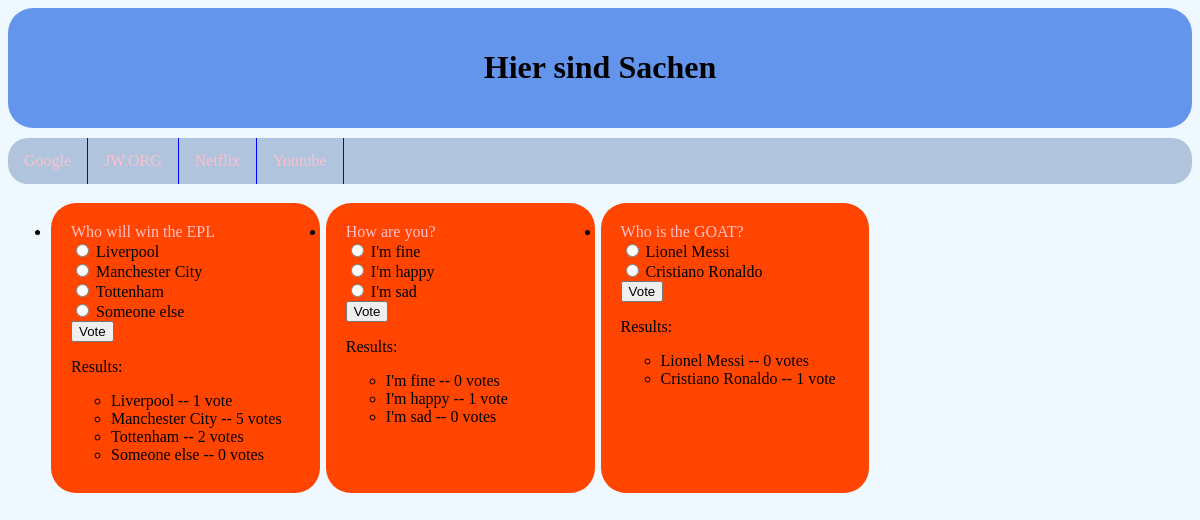
Screenshot of /polls/ with the database file from the repository.
### polls/models.py (models this page shows, shortened)
class Question(models.Model):
    question_text = models.CharField(max_length=200)
    pub_date = models.DateTimeField('date published')
    def was_published_recently(self):
        now = timezone.now()
        return now - datetime.timedelta(days=1) <= self.pub_date <= now
    was_published_recently.admin_order_field = 'pub_date'
    was_published_recently.boolean = True
    was_published_recently.short_description = 'Published recently?'

class Choice(models.Model):
    question = models.ForeignKey(Question, on_delete=models.CASCADE)
    choice_text = models.CharField(max_length=200)
    votes = models.IntegerField(default=0)

### polls/views.py (the view)
# urls.py: path('', views.IndexView.as_view(), name='index'),
class IndexView(generic.ListView):
    template_name = 'polls/index.html'
    context_object_name = 'latest_question_list'
    def get_queryset(self):
        return Question.objects.filter(
            pub_date__lte=timezone.now()
        ).order_by('-pub_date')[:5]

### polls/templates/polls/index.html (shortened to what this page needs)
{% load static %}
<div class="header">
    <h1>Hier sind Sachen
    </h1>
</div>
<ul id="liste1">
    <li class="zeile"><a href="https://www.google.at/?client=safari&channel=ipad_bm">Google</a></li>
    <li class="zeile"><a href="https://www.jw.org/de/">JW.ORG</a></li>
    <li class="zeile"><a href="https://www.netflix.com/browse">Netflix</a></li>
    <li class="zeile"><a href="https://www.youtube.com">Youtube</a></li>
</ul>
<div>
{% if latest_question_list %}
    <ul>
    {% for question in latest_question_list %}
    <li class="a1">
        <a href="{% url 'polls:detail' question.id %}">{{ question.question_text }}</a>
        <form action="{% url 'polls:vote' question.id %}" method="post">
            {% for choice in question.choice_set.all %}
                <input type="radio" name="choice" id="choice{{ forloop.counter }}" value="{{ choice.id }}">
                <label for="choice{{ forloop.counter }}">{{ choice.choice_text }}</label><br>
            {% endfor %}
            <input type="submit" value="Vote">
            </form>
        <p>Results:</p>
        <ul>
            {% for choice in question.choice_set.all %}
                <li>{{ choice.choice_text }} -- {{ choice.votes }} vote{{ choice.votes|pluralize }}</li>
            {% endfor %}
        </ul>
    </li>
    {% endfor %}
    </ul>
{% else %}
    <p>No polls are available.</p>
{% endif %}
</div>

### polls/templates/polls/index.html (style rules this page uses)
.header { font-family: verdana; text-align: center; padding: 20px; background-color:cornflowerblue; border-radius: 25px; margin-bottom: 10px; }
.a1 { height: 250px; border-radius: 25px; padding: 20px; float: left; width: 20%; background-color: orangered; margin: 3px; }
#liste1 { list-style-type: none; margin: 0; padding: 0; overflow: hidden; background-color: #B0C4DE; border-radius: 20px; }
.zeile { float: left; border-right: 1px solid blue; }
.zeile a { display: block; color: white; text-align: center; padding: 14px 16px; text-decoration: none; }
a:link { color: pink; background-color: transparent; text-decoration: none; }

### rows the page displays
Question: question_text "Who will win the EPL"
Choice: choice_text "Liverpool", votes "1"
Choice: choice_text "Manchester City", votes "5"
Choice: choice_text "Tottenham", votes "2"
Choice: choice_text "Someone else", votes "0"
Question: question_text "How are you?"
Choice: choice_text "I'm fine", votes "0"
Choice: choice_text "I'm happy", votes "1"
Choice: choice_text "I'm sad", votes "0"
Question: question_text "Who is the GOAT?"
Choice: choice_text "Lionel Messi", votes "0"
Choice: choice_text "Cristiano Ronaldo", votes "1"
